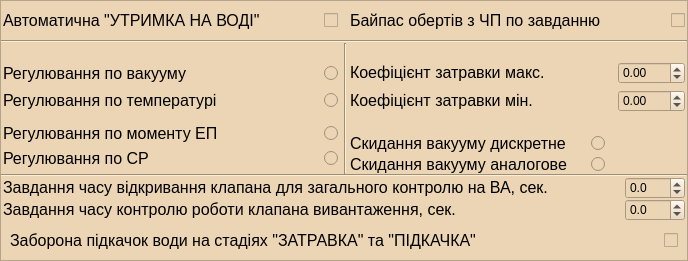
  <widget class="QFrame" name="frame_11">
   <property name="geometry">
    <rect>
     <x>181</x>
     <y>678</y>
     <width>688</width>
     <height>261</height>
    </rect>
   </property>
   <property name="styleSheet">
    <string notr="true">background-color:rgb(235, 213, 181)</string>
   </property>
   <property name="frameShape">
    <enum>QFrame::StyledPanel</enum>
   </property>
   <property name="frameShadow">
    <enum>QFrame::Raised</enum>
   </property>
   <layout class="QGridLayout" name="gridLayout_17">
    <property name="leftMargin">
     <number>0</number>
    </property>
    <property name="topMargin">
     <number>0</number>
    </property>
    <property name="rightMargin">
     <number>0</number>
    </property>
    <property name="bottomMargin">
     <number>0</number>
    </property>
    <property name="horizontalSpacing">
     <number>6</number>
    </property>
    <property name="verticalSpacing">
     <number>0</number>
    </property>
    <item row="8" column="0" colspan="3">
     <widget class="QFrame" name="frame_20">
      <property name="minimumSize">
       <size>
        <width>671</width>
        <height>39</height>
       </size>
      </property>
      <property name="frameShape">
       <enum>QFrame::NoFrame</enum>
      </property>
      <property name="frameShadow">
       <enum>QFrame::Raised</enum>
      </property>
      <layout class="QHBoxLayout" name="horizontalLayout_3" stretch="1,0">
       <item>
        <widget class="QLabel" name="label_92">
         <property name="text">
          <string>&lt;html&gt;&lt;head/&gt;&lt;body&gt;&lt;p&gt;&lt;span style=&quot; font-size:12pt;&quot;&gt;Заборона підкачок води на стадіях &amp;quot;ЗАТРАВКА&amp;quot; та &amp;quot;ПІДКАЧКА&amp;quot;&lt;/span&gt;&lt;/p&gt;&lt;/body&gt;&lt;/html&gt;</string>
         </property>
        </widget>
       </item>
       <item>
        <widget class="QCheckBox" name="Plan_g">
         <property name="text">
          <string/>
         </property>
         <property name="tristate">
          <bool>true</bool>
         </property>
        </widget>
       </item>
      </layout>
     </widget>
    </item>
    <item row="0" column="0">
     <widget class="QFrame" name="frame_17">
      <property name="minimumSize">
       <size>
        <width>321</width>
        <height>39</height>
       </size>
      </property>
      <property name="frameShape">
       <enum>QFrame::NoFrame</enum>
      </property>
      <property name="frameShadow">
       <enum>QFrame::Raised</enum>
      </property>
      <layout class="QHBoxLayout" name="horizontalLayout" stretch="1,0">
       <property name="spacing">
        <number>0</number>
       </property>
       <property name="leftMargin">
        <number>2</number>
       </property>
       <property name="topMargin">
        <number>0</number>
       </property>
       <property name="rightMargin">
        <number>0</number>
       </property>
       <property name="bottomMargin">
        <number>0</number>
       </property>
       <item>
        <widget class="QLabel" name="label_79">
         <property name="text">
          <string>&lt;html&gt;&lt;head/&gt;&lt;body&gt;&lt;p&gt;&lt;span style=&quot; font-size:12pt;&quot;&gt;Автоматична &amp;quot;УТРИМКА НА ВОДІ&amp;quot;&lt;/span&gt;&lt;/p&gt;&lt;/body&gt;&lt;/html&gt;</string>
         </property>
        </widget>
       </item>
       <item>
        <widget class="QCheckBox" name="Water_avt">
         <property name="text">
          <string/>
         </property>
         <property name="tristate">
          <bool>true</bool>
         </property>
        </widget>
       </item>
      </layout>
     </widget>
    </item>
    <item row="5" column="2">
     <widget class="QFrame" name="frame_14">
      <property name="minimumSize">
       <size>
        <width>200</width>
        <height>30</height>
       </size>
      </property>
      <property name="frameShape">
       <enum>QFrame::NoFrame</enum>
      </property>
      <property name="frameShadow">
       <enum>QFrame::Raised</enum>
      </property>
      <layout class="QGridLayout" name="gridLayout_13">
       <property name="leftMargin">
        <number>0</number>
       </property>
       <property name="topMargin">
        <number>0</number>
       </property>
       <property name="rightMargin">
        <number>0</number>
       </property>
       <property name="bottomMargin">
        <number>0</number>
       </property>
       <property name="spacing">
        <number>0</number>
       </property>
       <item row="0" column="0">
        <widget class="QLabel" name="label_88">
         <property name="minimumSize">
          <size>
           <width>241</width>
           <height>23</height>
          </size>
         </property>
         <property name="text">
          <string>&lt;html&gt;&lt;head/&gt;&lt;body&gt;&lt;p&gt;&lt;span style=&quot; font-size:12pt;&quot;&gt;Скидання вакууму дискретне&lt;/span&gt;&lt;/p&gt;&lt;/body&gt;&lt;/html&gt;</string>
         </property>
        </widget>
       </item>
       <item row="0" column="1">
        <widget class="QRadioButton" name="K17_sel_1">
         <property name="text">
          <string/>
         </property>
        </widget>
       </item>
       <item row="1" column="0">
        <widget class="QLabel" name="label_89">
         <property name="text">
          <string>&lt;html&gt;&lt;head/&gt;&lt;body&gt;&lt;p&gt;&lt;span style=&quot; font-size:12pt;&quot;&gt;Скидання вакууму аналогове&lt;/span&gt;&lt;/p&gt;&lt;/body&gt;&lt;/html&gt;</string>
         </property>
        </widget>
       </item>
       <item row="1" column="1">
        <widget class="QRadioButton" name="K17_sel_0">
         <property name="text">
          <string/>
         </property>
        </widget>
       </item>
      </layout>
     </widget>
    </item>
    <item row="3" column="2">
     <widget class="QFrame" name="frame_12">
      <property name="minimumSize">
       <size>
        <width>301</width>
        <height>64</height>
       </size>
      </property>
      <property name="frameShape">
       <enum>QFrame::NoFrame</enum>
      </property>
      <property name="frameShadow">
       <enum>QFrame::Raised</enum>
      </property>
      <layout class="QGridLayout" name="gridLayout_14" columnstretch="1,0">
       <property name="leftMargin">
        <number>0</number>
       </property>
       <property name="topMargin">
        <number>0</number>
       </property>
       <property name="rightMargin">
        <number>2</number>
       </property>
       <property name="bottomMargin">
        <number>0</number>
       </property>
       <property name="spacing">
        <number>0</number>
       </property>
       <item row="0" column="0">
        <widget class="QLabel" name="label_86">
         <property name="text">
          <string>&lt;html&gt;&lt;head/&gt;&lt;body&gt;&lt;p&gt;&lt;span style=&quot; font-size:12pt;&quot;&gt;Коефіцієнт затравки макс.&lt;/span&gt;&lt;/p&gt;&lt;/body&gt;&lt;/html&gt;</string>
         </property>
        </widget>
       </item>
       <item row="0" column="1">
        <widget class="QDoubleSpinBox" name="Zat_max">
         <property name="decimals">
          <number>2</number>
         </property>
         <property name="minimum">
          <double>-110.000000000000000</double>
         </property>
         <property name="maximum">
          <double>110.000000000000000</double>
         </property>
         <property name="singleStep">
          <double>0.020000000000000</double>
         </property>
        </widget>
       </item>
       <item row="1" column="0">
        <widget class="QLabel" name="label_87">
         <property name="text">
          <string>&lt;html&gt;&lt;head/&gt;&lt;body&gt;&lt;p&gt;&lt;span style=&quot; font-size:12pt;&quot;&gt;Коефіцієнт затравки мін.&lt;/span&gt;&lt;/p&gt;&lt;/body&gt;&lt;/html&gt;</string>
         </property>
        </widget>
       </item>
       <item row="1" column="1">
        <widget class="QDoubleSpinBox" name="Zat_min">
         <property name="decimals">
          <number>2</number>
         </property>
         <property name="minimum">
          <double>-110.000000000000000</double>
         </property>
         <property name="maximum">
          <double>110.000000000000000</double>
         </property>
         <property name="singleStep">
          <double>0.020000000000000</double>
         </property>
        </widget>
       </item>
      </layout>
     </widget>
    </item>
    <item row="0" column="2">
     <widget class="QFrame" name="frame_19">
      <property name="frameShape">
       <enum>QFrame::NoFrame</enum>
      </property>
      <property name="frameShadow">
       <enum>QFrame::Raised</enum>
      </property>
      <layout class="QHBoxLayout" name="horizontalLayout_2" stretch="1,0">
       <property name="spacing">
        <number>0</number>
       </property>
       <property name="leftMargin">
        <number>0</number>
       </property>
       <property name="topMargin">
        <number>0</number>
       </property>
       <property name="rightMargin">
        <number>2</number>
       </property>
       <property name="bottomMargin">
        <number>0</number>
       </property>
       <item>
        <widget class="QLabel" name="label_82">
         <property name="text">
          <string>&lt;html&gt;&lt;head/&gt;&lt;body&gt;&lt;p&gt;&lt;span style=&quot; font-size:12pt;&quot;&gt;Байпас обертів з ЧП по завданню&lt;/span&gt;&lt;/p&gt;&lt;/body&gt;&lt;/html&gt;</string>
         </property>
        </widget>
       </item>
       <item>
        <widget class="QCheckBox" name="Sy20a_sw">
         <property name="text">
          <string/>
         </property>
         <property name="tristate">
          <bool>true</bool>
         </property>
        </widget>
       </item>
      </layout>
     </widget>
    </item>
    <item row="2" column="1" rowspan="4" colspan="2">
     <widget class="Line" name="line_3">
      <property name="orientation">
       <enum>Qt::Vertical</enum>
      </property>
     </widget>
    </item>
    <item row="7" column="0" colspan="3">
     <widget class="QFrame" name="frame_18">
      <property name="frameShape">
       <enum>QFrame::NoFrame</enum>
      </property>
      <property name="frameShadow">
       <enum>QFrame::Raised</enum>
      </property>
      <layout class="QGridLayout" name="gridLayout_16" columnstretch="1,0">
       <property name="leftMargin">
        <number>2</number>
       </property>
       <property name="topMargin">
        <number>0</number>
       </property>
       <property name="rightMargin">
        <number>2</number>
       </property>
       <property name="bottomMargin">
        <number>0</number>
       </property>
       <property name="spacing">
        <number>0</number>
       </property>
       <item row="0" column="0">
        <widget class="QLabel" name="label_90">
         <property name="text">
          <string>&lt;html&gt;&lt;head/&gt;&lt;body&gt;&lt;p&gt;&lt;span style=&quot; font-size:12pt;&quot;&gt;Завдання часу відкривання клапана для загального контролю на ВА, сек.&lt;/span&gt;&lt;/p&gt;&lt;/body&gt;&lt;/html&gt;</string>
         </property>
        </widget>
       </item>
       <item row="0" column="1">
        <widget class="QDoubleSpinBox" name="Tkl_zad">
         <property name="decimals">
          <number>1</number>
         </property>
         <property name="minimum">
          <double>-110.000000000000000</double>
         </property>
         <property name="maximum">
          <double>110.000000000000000</double>
         </property>
        </widget>
       </item>
       <item row="1" column="0">
        <widget class="QLabel" name="label_91">
         <property name="text">
          <string>&lt;html&gt;&lt;head/&gt;&lt;body&gt;&lt;p&gt;&lt;span style=&quot; font-size:12pt;&quot;&gt;Завдання часу контролю роботи клапана вивантаження, сек.&lt;/span&gt;&lt;/p&gt;&lt;/body&gt;&lt;/html&gt;</string>
         </property>
        </widget>
       </item>
       <item row="1" column="1">
        <widget class="QDoubleSpinBox" name="Tkl_19_zad">
         <property name="decimals">
          <number>1</number>
         </property>
         <property name="minimum">
          <double>-110.000000000000000</double>
         </property>
         <property name="maximum">
          <double>110.000000000000000</double>
         </property>
        </widget>
       </item>
      </layout>
     </widget>
    </item>
    <item row="4" column="0" rowspan="2">
     <widget class="QFrame" name="frame_13">
      <property name="minimumSize">
       <size>
        <width>311</width>
        <height>46</height>
       </size>
      </property>
      <property name="frameShape">
       <enum>QFrame::NoFrame</enum>
      </property>
      <property name="frameShadow">
       <enum>QFrame::Raised</enum>
      </property>
      <layout class="QGridLayout" name="gridLayout_12" columnstretch="1,0">
       <property name="leftMargin">
        <number>2</number>
       </property>
       <property name="topMargin">
        <number>0</number>
       </property>
       <property name="rightMargin">
        <number>0</number>
       </property>
       <property name="bottomMargin">
        <number>0</number>
       </property>
       <property name="spacing">
        <number>0</number>
       </property>
       <item row="0" column="1">
        <widget class="QRadioButton" name="Dt_mt_0">
         <property name="text">
          <string/>
         </property>
        </widget>
       </item>
       <item row="1" column="1">
        <widget class="QRadioButton" name="Dt_mt_1">
         <property name="text">
          <string/>
         </property>
        </widget>
       </item>
       <item row="0" column="0">
        <widget class="QLabel" name="label_84">
         <property name="text">
          <string>&lt;html&gt;&lt;head/&gt;&lt;body&gt;&lt;p&gt;&lt;span style=&quot; font-size:12pt;&quot;&gt;Регулювання по моменту ЕП&lt;/span&gt;&lt;/p&gt;&lt;/body&gt;&lt;/html&gt;</string>
         </property>
        </widget>
       </item>
       <item row="1" column="0">
        <widget class="QLabel" name="label_85">
         <property name="minimumSize">
          <size>
           <width>235</width>
           <height>23</height>
          </size>
         </property>
         <property name="text">
          <string>&lt;html&gt;&lt;head/&gt;&lt;body&gt;&lt;p&gt;&lt;span style=&quot; font-size:12pt;&quot;&gt;Регулювання по СР&lt;/span&gt;&lt;/p&gt;&lt;/body&gt;&lt;/html&gt;</string>
         </property>
        </widget>
       </item>
      </layout>
     </widget>
    </item>
    <item row="6" column="0" colspan="3">
     <widget class="Line" name="line_2">
      <property name="orientation">
       <enum>Qt::Horizontal</enum>
      </property>
     </widget>
    </item>
    <item row="3" column="0">
     <widget class="QFrame" name="frame_16">
      <property name="minimumSize">
       <size>
        <width>311</width>
        <height>46</height>
       </size>
      </property>
      <property name="frameShape">
       <enum>QFrame::NoFrame</enum>
      </property>
      <property name="frameShadow">
       <enum>QFrame::Raised</enum>
      </property>
      <layout class="QGridLayout" name="gridLayout_11" columnstretch="1,0">
       <property name="leftMargin">
        <number>2</number>
       </property>
       <property name="topMargin">
        <number>0</number>
       </property>
       <property name="rightMargin">
        <number>0</number>
       </property>
       <property name="bottomMargin">
        <number>0</number>
       </property>
       <property name="spacing">
        <number>0</number>
       </property>
       <item row="1" column="1">
        <widget class="QRadioButton" name="Temp_vak_1">
         <property name="text">
          <string/>
         </property>
        </widget>
       </item>
       <item row="0" column="0">
        <widget class="QLabel" name="label_81">
         <property name="text">
          <string>&lt;html&gt;&lt;head/&gt;&lt;body&gt;&lt;p&gt;&lt;span style=&quot; font-size:12pt;&quot;&gt;Регулювання по вакууму&lt;/span&gt;&lt;/p&gt;&lt;/body&gt;&lt;/html&gt;</string>
         </property>
        </widget>
       </item>
       <item row="0" column="1">
        <widget class="QRadioButton" name="Temp_vak_0">
         <property name="text">
          <string/>
         </property>
        </widget>
       </item>
       <item row="1" column="0">
        <widget class="QLabel" name="label_83">
         <property name="text">
          <string>&lt;html&gt;&lt;head/&gt;&lt;body&gt;&lt;p&gt;&lt;span style=&quot; font-size:12pt;&quot;&gt;Регулювання по температурі&lt;/span&gt;&lt;/p&gt;&lt;/body&gt;&lt;/html&gt;</string>
         </property>
        </widget>
       </item>
      </layout>
     </widget>
    </item>
    <item row="1" column="0" colspan="3">
     <widget class="Line" name="line">
      <property name="orientation">
       <enum>Qt::Horizontal</enum>
      </property>
     </widget>
    </item>
   </layout>
  </widget>
